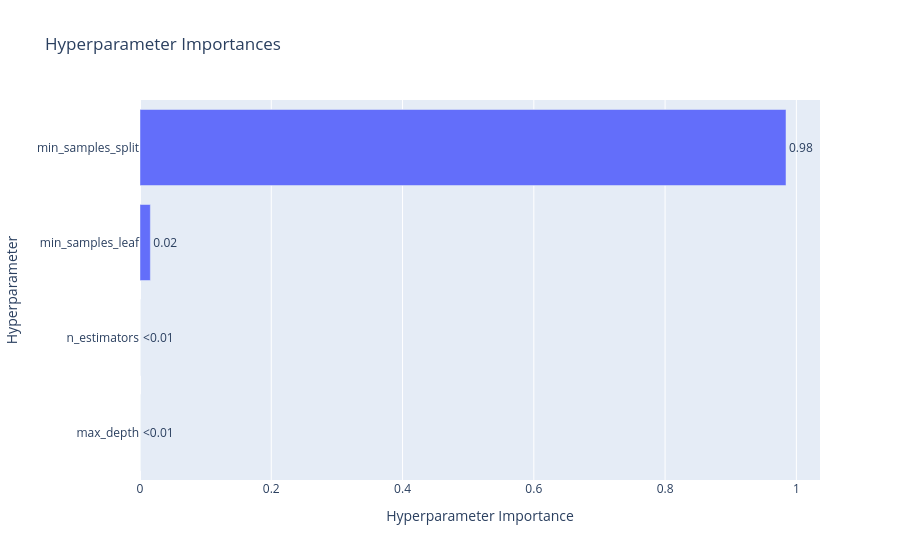

The code cell stored with this chart in its notebook:
### Code cell
vis.plot_param_importances(study)

### Figure 1 — Plotly figure (JSON) as saved in the notebook; plotly's stock layout.template omitted (floating-point values rounded to 4 significant figures)
{"data": [{"cliponaxis": false, "hovertemplate": ["max_depth (IntDistribution): 2.9817010783262467e-06<extra></extra>", "n_estimators (IntDistribution): 1.1575267583931221e-05<extra></extra>", "min_samples_leaf (IntDistribution): 0.015773944809247542<extra></extra>", "min_samples_split (FloatDistribution): 0.9842114982220902<extra></extra>"], "name": "Objective Value", "orientation": "h", "text": ["<0.01", "<0.01", "0.02", "0.98"], "textposition": "outside", "type": "bar", "x": [2.982e-06, 1.158e-05, 0.01577, 0.9842], "y": ["max_depth", "n_estimators", "min_samples_leaf", "min_samples_split"]}], "layout": {"title": {"text": "Hyperparameter Importances"}, "xaxis": {"title": {"text": "Hyperparameter Importance"}}, "yaxis": {"title": {"text": "Hyperparameter"}}}}
